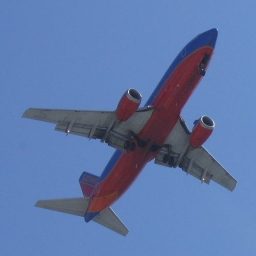
#> input picture data/example_image.jpg, 256 x 256 px
$ python -i canny.py   (imports and definitions only)
#> lines starting #> are read from the running program, lines starting #| are printed output that depends on the picture; after the words box and inside, x2 and y2 are one past the last pixel; in counts of white or black regions, pixels touching at a corner belong together
#> further down, picture is the input picture: shape (256, 256, 3); mean B, G, R 169.1, 120.7, 94.8
__author__ = ['Francisco Clavero']
__email__ = ['fcoclavero32@gmail.com']
__status__ = 'Prototype'


""" DEPRECATED. Canny threshold edge detector, using OpenCV. """


import cv2


def CannyThreshold(image, threshold=50, ratio=3, aperture_size=3):
    """
    Creates a contour map of the image using the Canny algorithm.
    :param image:
    :param threshold: first threshold for the hysteresis procedure
    :type: double
    :param ratio:
    :type: double
    :param aperture_size: aperture size for the Sobel operator
    :type: int
    :return: an image with the detected edges
    :type: np.ndarray
    """
#> called with threshold = 50, ratio = 3, aperture_size = 3
    # Convert image to gray-scale
    gray = cv2.cvtColor(image, cv2.COLOR_BGR2GRAY)
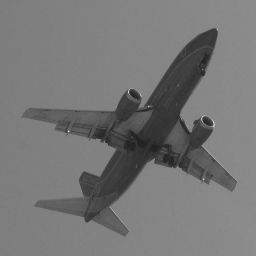
#> gray: shape (256, 256); min 31, max 223, mean 118.5
    # Noise reduction: image is smoothed with a Gaussian filter
    detected_edges = cv2.GaussianBlur(gray, (5,5), 0)
    # Canny: image filtered with Sobel kernel both horizontally and vertically to find the gradient of the image in
    # both directions. Non-maximum suppression and histeresis thresholding are then applied.
    detected_edges = cv2.Canny(detected_edges, threshold, threshold * ratio, apertureSize=aperture_size)
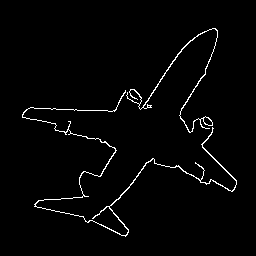
#> detected_edges: shape (256, 256); 2.1% white in thin lines or dots, all inside (x1, y1, x2, y2) = (22, 28, 237, 237)
    return detected_edges

>>> import cv2
>>> picture = cv2.imread('../../data/example_image.jpg')
>>> result = CannyThreshold(picture)
